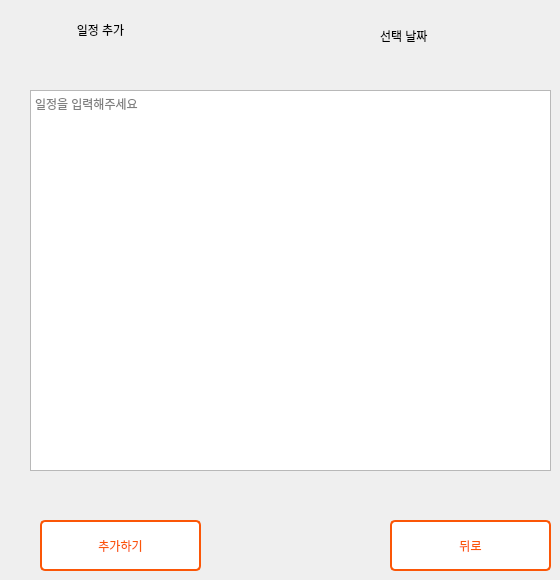
   <widget class="QWidget" name="page_7">
    <widget class="QLabel" name="sh_label_4">
     <property name="geometry">
      <rect>
       <x>20</x>
       <y>10</y>
       <width>161</width>
       <height>41</height>
      </rect>
     </property>
     <property name="styleSheet">
      <string notr="true">font: 22pt &quot;경기천년바탕 Regular&quot;;</string>
     </property>
     <property name="text">
      <string>&lt;html&gt;&lt;head/&gt;&lt;body&gt;&lt;p align=&quot;center&quot;&gt;일정 추가&lt;/p&gt;&lt;/body&gt;&lt;/html&gt;</string>
     </property>
    </widget>
    <widget class="QLabel" name="selectedDate_lbl1">
     <property name="geometry">
      <rect>
       <x>380</x>
       <y>20</y>
       <width>161</width>
       <height>31</height>
      </rect>
     </property>
     <property name="text">
      <string>선택 날짜</string>
     </property>
    </widget>
    <widget class="QTextEdit" name="schedule_textEdit">
     <property name="geometry">
      <rect>
       <x>30</x>
       <y>90</y>
       <width>521</width>
       <height>381</height>
      </rect>
     </property>
     <property name="placeholderText">
      <string>일정을 입력해주세요</string>
     </property>
    </widget>
    <widget class="QPushButton" name="schedule_add_btn">
     <property name="geometry">
      <rect>
       <x>40</x>
       <y>520</y>
       <width>161</width>
       <height>51</height>
      </rect>
     </property>
     <property name="styleSheet">
      <string notr="true">QPushButton{
	font: 12pt &quot;GyeonggiBatang&quot;;
	color: rgb(251, 86, 7);
	background-color: white;
	border: 2px solid rgb(251, 86, 7);
	border-radius: 5px;
}</string>
     </property>
     <property name="text">
      <string>추가하기</string>
     </property>
    </widget>
    <widget class="QPushButton" name="back_btn">
     <property name="geometry">
      <rect>
       <x>390</x>
       <y>520</y>
       <width>161</width>
       <height>51</height>
      </rect>
     </property>
     <property name="styleSheet">
      <string notr="true">QPushButton{
	font: 12pt &quot;GyeonggiBatang&quot;;
	color: rgb(251, 86, 7);
	background-color: white;
	border: 2px solid rgb(251, 86, 7);
	border-radius: 5px;
}</string>
     </property>
     <property name="text">
      <string>뒤로</string>
     </property>
    </widget>
   </widget>
